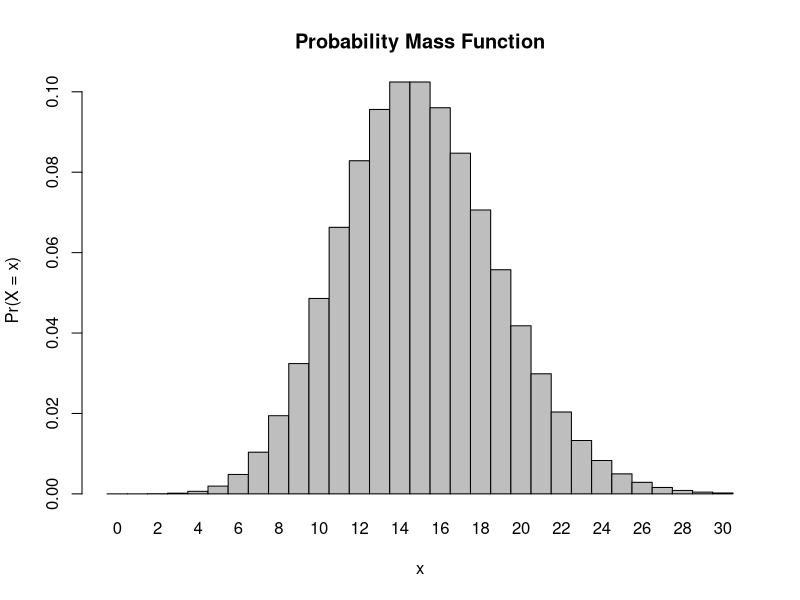
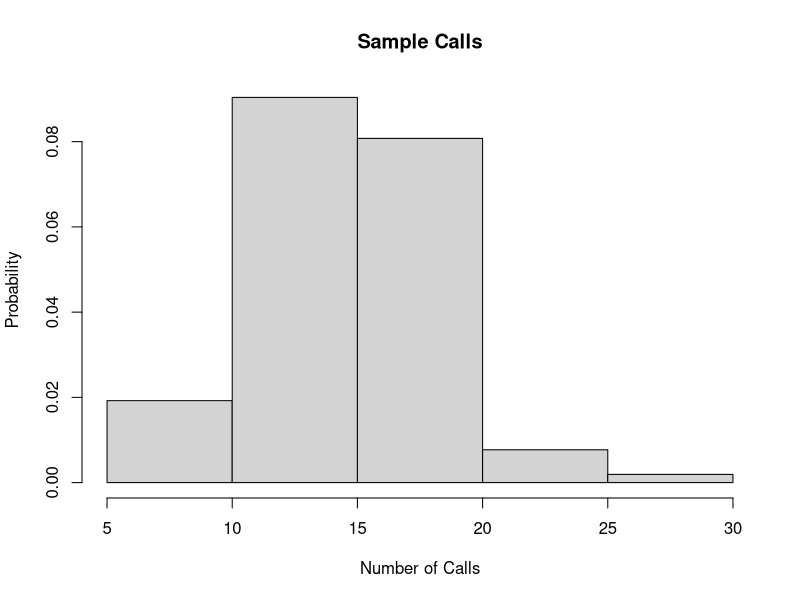

These charts were generated, in order, by the following R code:
## ---- chunk 1
knitr::opts_chunk$set(echo = TRUE)
## ---- chunk 2
##this is a cumulative poisson distribution where x>=8
#dpois(x>8, lambda=15)
##This gives me a set of values, so NOPE
#1-sum(dpois(x>8, lambda=15))
#THis may be right, not sure, the probability seems high

#These 2 are wrong
## ---- chunk 3
ppois(q=7, lambda = 15, lower.tail = FALSE)
#q is 7, because with lower.tail=FALSE, the P[X > x], so to include 8, q=7

## ---- chunk 4
##probabilty where x=0
dpois(x=0, lambda=15)
## ---- chunk 5
##probability where x=3
dpois(x=3, lambda=15)
## ---- chunk 6
x <- 0:30
l = 15
probset<-dpois(x=x,lambda=l)
barplot(probset,names.arg=x,space=0,xlab="x",ylab="Pr(X = x)",main="Probability Mass Function")
## ---- chunk 7
#x <- 0:30
x<-c(0:30)
l = 15
probset<-dpois(x=c(1:30),lambda=l)
#gives the probabilty of each # in the vector 1:30
ncall<-104

#Saturdays <- function(x) {
#  sample(1:30, x, replace=TRUE)
##not sure I can sample from Probset
#  }
#twoyear<-Saturdays(ncall)
##the above code doesnt take the probabilities into account, but gives out the right sort of output
## ---- chunk 8
Saturdays <- function(x) {
  sample(1:30, x, replace=TRUE, prob = probset)
#not sure I can sample from Probset
  }
twoyear<-Saturdays(ncall)

#prob= tells the fxn to find the probability of each of the #s 1:30 in the vector called probset

## ---- chunk 9
hist(twoyear, probability=TRUE, main="Sample Calls", xlab="Number of Calls", ylab="Probability")

